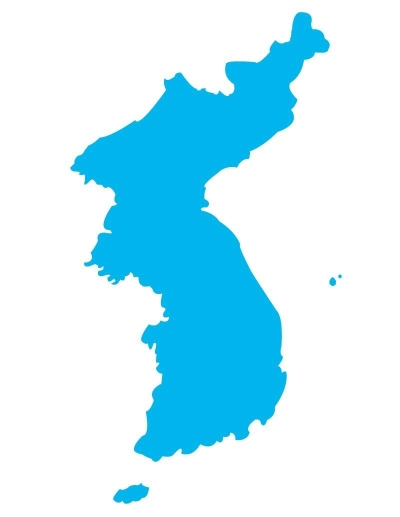
#> input picture images/korea.jpg, 400 x 517 px
$ python exercise21-contour4.py
#> lines starting #> are read from the running program, lines starting #| are printed output that depends on the picture; after the words box and inside, x2 and y2 are one past the last pixel; in counts of white or black regions, pixels touching at a corner belong together
import cv2 as cv
import numpy as np


img = cv.imread('images/korea.jpg')
#> img is the input picture: shape (517, 400, 3); mean B, G, R 250.2, 236.3, 192.2
imgray = cv.cvtColor(img, cv.COLOR_BGR2GRAY)
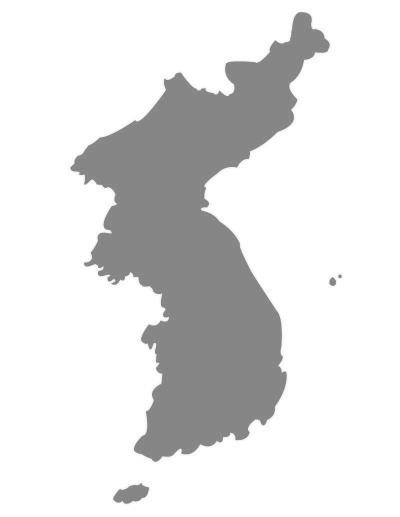
#> imgray: shape (517, 400); min 125, max 255, mean 224.7

ret, thr = cv.threshold(imgray, 180, 255, 0)
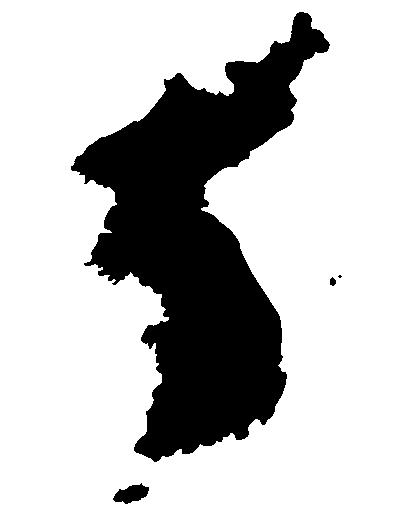
#> thr: shape (517, 400); 75.4% white; 4 black regions (1 under 20 px)
contours, _ = cv.findContours(thr, cv.RETR_TREE, cv.CHAIN_APPROX_SIMPLE)
#> contours = 5 contours, 1 with area under 20; largest, box (x1, y1, x2, y2) and area: (0, 0, 400, 517) 205884, (70, 11, 331, 463) 51173, (112, 482, 150, 505) 497, (329, 276, 337, 287) 50

maxArea = 0
maxI = 0
for i in range(len(contours)):
  tmp = contours[i]
  tmpArea = cv.contourArea(tmp)
  if tmpArea > maxArea and tmpArea < 100000:
    maxI = i
    maxArea = tmpArea
#> this loop made 5 passes
#> (tmpArea, maxI, maxArea) on passes 2, 5: (497, 1, 497), (51173, 4, 51173)
#> (tmp, tmpArea) on pass 1: ([[0, 0], [0, 516], [399, 516], [399, 0]], 205884)
#> after the loop, maxArea = 51173; maxI = 4

# print(maxArea)
cnt = contours[maxI]
#> cnt = contour of 786 points, box (x1, y1, x2, y2) (70, 11, 331, 463), area 51173
cv.drawContours(img, [cnt], 0, (0, 0, 255), 1)
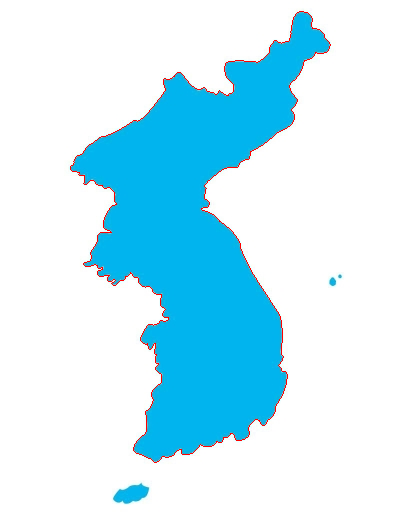
#> img: shape (517, 400, 3); 0.7% of pixels changed, all inside (x1, y1, x2, y2) = (70, 11, 331, 463)

# Convexity Defects
# [22 lines left out: function contour, not called in this run]

def dist():
  outside = (50, 30)
  inside = (200, 250)

  dist1 = cv.pointPolygonTest(cnt, outside, True) # if dist < 0 --> outside point
#> dist1 = -117.6
  dist2 = cv.pointPolygonTest(cnt, inside, True)
#> dist2 = 34.67

  print('dist from Contour to (%d, %d): %.3f' %(outside[0], outside[1], dist1))
#| dist from Contour to (50, 30): -117.631
  print('dist from Contour to (%d, %d): %.3f' %(inside[0], inside[1], dist2))
#| dist from Contour to (200, 250): 34.670

  cv.circle(img, outside, 3, (0, 255, 0), -1)
#> img: shape (517, 400, 3); 0.01% of pixels changed, all inside (x1, y1, x2, y2) = (47, 27, 54, 34)
  cv.circle(img, inside, 3, (255, 0, 255), -1)
#> img: shape (517, 400, 3); mean B, G, R 248.4, 234.6, 192.8

  cv.imshow('distances', img)
  cv.waitKey(0)
  cv.destroyAllWindows()


# Matching Shape
# cv.matchShape(cnt1, cnt2, method, parameter)
# method : cv.CONTOURS_MATCH_I1, I2, I3
# -- usually cv.matchShape(cnt1, cnt2, 1, 0.0) --

# [26 lines left out: function matching, not called in this run]

# contour()
dist()
# matching() # example image not ready
